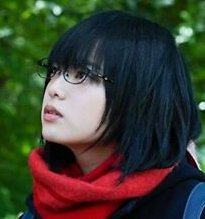
#> input picture source/CSC320 Intro to Visual Computing/assets/yurina.jpg, 205 x 219 px
$ jupyter execute opencv_demo_week1_2.ipynb
#> lines starting #> are read from the running program, lines starting #| are printed output that depends on the picture
[cell 1]
import numpy as np
import cv2
from IPython.display import Image
import matplotlib.pyplot as plt

def imshow(img, ax=None, title="", bgr=True):
    # since plt and cv2 have different RGB sorting
    if bgr:
        img = cv2.cvtColor(img,cv2.COLOR_BGR2RGB)
    if ax == None:
        plt.imshow(img.astype(np.uint8))
        plt.axis("off")
        plt.title(title)
    else:
        ax.imshow(img.astype(np.uint8))
        ax.set_axis_off()
        ax.set_title(title)

[cell 2]
# change to current image name
img_name = "../assets/yurina.jpg"

# Read an image using imread

[cell 3]
img = cv2.imread(img_name)
#> img is the input picture: shape (219, 205, 3); mean B, G, R 48.8, 61.5, 59.4

# Show an image

[cell 4]
imshow(img)
print(img.shape)
#| (219, 205, 3)

we can get some subarea of the image

[cell 5]
imshow(img[100:200, 100:200, :])
#> call 2 of imshow, with title = '', bgr = True
#> in imshow (call 2), `img = cv2.cvtColor(img,cv2.COLOR_BGR2RGB)`:
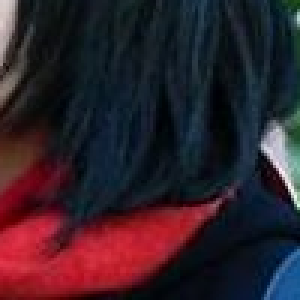
#> img: shape (100, 100, 3) (shown 3 times larger); mean R, G, B 48.7, 31.7, 41

we can also change the intensity of some area on the image

[cell 6]
img[100:150, 50:100, :] = np.zeros([50, 50, 3])
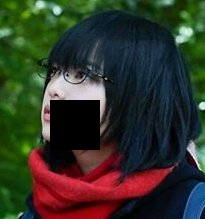
#> img: shape (219, 205, 3); mean B, G, R 40.3, 52.9, 49.8
imshow(img)
